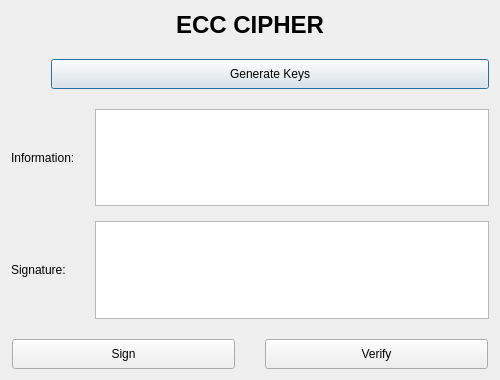
<?xml version="1.0" encoding="UTF-8"?>

<ui version="4.0">
 <class>ECCDialog</class>
 <widget class="QDialog" name="ECCDialog">
  <property name="geometry">
   <rect>
    <x>0</x><y>0</y><width>500</width><height>380</height>
   </rect>
  </property>
  <property name="windowTitle">
   <string>ECC Cipher</string>
  </property>
  <layout class="QVBoxLayout" name="mainLayout">
   <property name="spacing"><number>20</number></property>
   <item>
    <!-- Title ở trên cùng -->
    <widget class="QLabel" name="lblTitle">
     <property name="text">
      <string>ECC CIPHER</string>
     </property>
     <property name="alignment">
      <set>Qt::AlignCenter</set>
     </property>
     <property name="font">
      <font>
       <family>Arial</family>
       <pointsize>18</pointsize>
       <weight>75</weight>
       <bold>true</bold>
      </font>
     </property>
     <property name="margin">
      <number>10</number>
     </property>
    </widget>
   </item>
   <item>
    <!-- Nút Generate Keys canh phải -->
    <layout class="QHBoxLayout" name="genKeysLayout">
     <item>
      <spacer name="hSpacer" orientation="Qt::Horizontal">
       <property name="sizeHint" stdset="0">
        <size>
         <width>40</width><height>20</height>
        </size>
       </property>
      </spacer>
     </item>
     <item>
      <widget class="QPushButton" name="btn_gen_keys">
       <property name="text">
        <string>Generate Keys</string>
       </property>
       <property name="minimumSize">
        <size>
         <width>120</width><height>30</height>
        </size>
       </property>
      </widget>
     </item>
    </layout>
   </item>
   <item>
    <!-- Phần Information và Signature đặt trong một Grid -->
    <layout class="QGridLayout" name="gridLayout">
     <property name="horizontalSpacing"><number>20</number></property>
     <property name="verticalSpacing"><number>15</number></property>
     <property name="columnStretch">
      <item>
       <column>1</column><stretch>1</stretch>
      </item>
     </property>
     <!-- Label Information -->
     <item row="0" column="0">
      <widget class="QLabel" name="lblInfo">
       <property name="text"><string>Information:</string></property>
      </widget>
     </item>
     <!-- TextEdit Information -->
     <item row="0" column="1">
      <widget class="QTextEdit" name="txt_info">
       <property name="sizePolicy">
        <sizepolicy hsizetype="Expanding" vsizetype="Preferred">
         <horstretch>0</horstretch>
         <verstretch>0</verstretch>
        </sizepolicy>
       </property>
      </widget>
     </item>
     <!-- Label Signature -->
     <item row="1" column="0">
      <widget class="QLabel" name="lblSign">
       <property name="text"><string>Signature:</string></property>
      </widget>
     </item>
     <!-- TextEdit Signature -->
     <item row="1" column="1">
      <widget class="QTextEdit" name="txt_sign">
       <property name="sizePolicy">
        <sizepolicy hsizetype="Expanding" vsizetype="Preferred">
         <horstretch>0</horstretch>
         <verstretch>0</verstretch>
        </sizepolicy>
       </property>
      </widget>
     </item>
    </layout>
   </item>
   <item>
    <!-- Các nút Sign/Verify căn giữa -->
    <layout class="QHBoxLayout" name="buttonsLayout">
     <property name="spacing"><number>30</number></property>
     <item><spacer name="hSpacerLeft" orientation="Qt::Horizontal"/></item>
     <item>
      <widget class="QPushButton" name="btn_sign">
       <property name="text"><string>Sign</string></property>
       <property name="minimumSize"><size><width>100</width><height>30</height></size></property>
      </widget>
     </item>
     <item>
      <widget class="QPushButton" name="btn_verify">
       <property name="text"><string>Verify</string></property>
       <property name="minimumSize"><size><width>100</width><height>30</height></size></property>
      </widget>
     </item>
     <item><spacer name="hSpacerRight" orientation="Qt::Horizontal"/></item>
    </layout>
   </item>
  </layout>
 </widget>
 <resources/>
 <connections/>
</ui>
